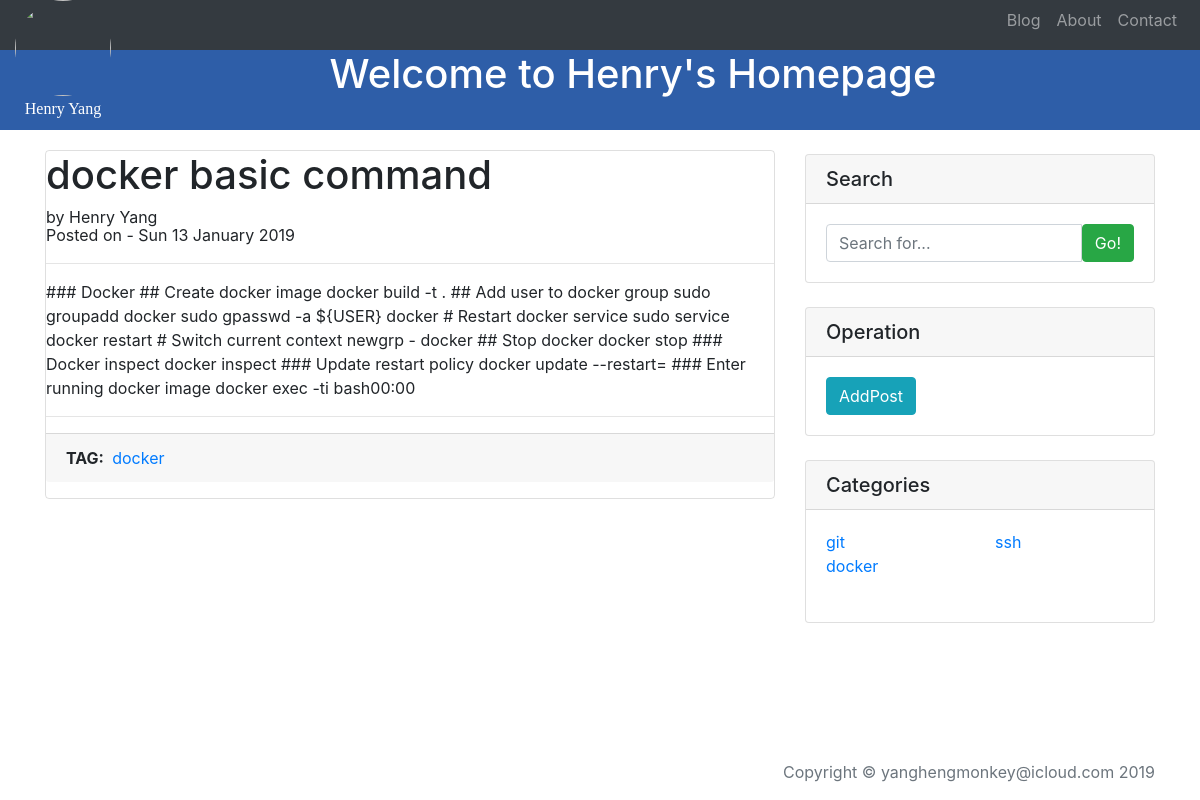
The app's page /blog/4/ with its own data.
### blog/models.py (models this page shows, shortened)
class Post(models.Model):
    title = models.CharField( max_length=200)
    author = models.CharField(max_length=50, default='Henry Yang')
    created_date = models.DateTimeField( default= timezone.now )
    published_date = models.DateTimeField( default= timezone.now )
    content = HTMLField( )
    post_logo = models.FileField(max_length=100, default='', blank=True)
    tags = TaggableManager()

### blog/views.py (the view)
# urls.py: url(r'^(?P<pk>[0-9]+)/$', views.PostDetailView.as_view(), name='detail'),
class PostDetailView(DetailView):
    model = Post
    template_name = 'blog/detail.html'
    def get_context_data(self, **kwargs):
        context = super().get_context_data(**kwargs)
        context['tags'] = Tag.objects.all()
        return context

### blog/templates/blog/detail.html (shortened to what this page needs)
{% extends 'base/base.html' %}
{% block body %}
    <div class='container'>
        <div class="row">
            <div class="col-sm-8">
                <div style="
                            background-clip:border-box;
                            border: 1px solid rgba(0,0,0,0.125);
                            border-radius: 0.25rem;
                            position:relative;
                            margin-top: 20px;
                            display: -ms-flexbox;
                            -ms-flex-direction: column;
                            flex-direction: column;
                            ">
                    <h1 class="card-title">{{ post.title }}</h1>
                    <p class="card-subtitle">by {{ post.author }}
                    </p>
                    <p class="card-subtitle">Posted on - {{ post.published_date|date:'D d F Y' }}</p>
                    <hr>
                    <p clas="card-body">{{ post.content|safe }}</p>
                    <hr>
                    <p class="card-footer"><b>TAG:&nbsp</b>
                        {% for tag in post.tags.all %}
                        <a href="{% url 'blog:tagpage' tag %}">{{ tag }}
                        </a>
                        {% endfor %}
                    </p>
                </div>
            </div>
            {% include 'blog/sidebar.html' %}
        </div>
    </div>
{% endblock %}

### blog/templates/blog/category_card.html (shortened to what this page needs)
<div class="card my-4">
     <h5 class="card-header">Categories</h5>
     <div class="card-body">
         {% for tag in tags %}
         {% if forloop.counter0|divisibleby:2 %}
         <div class="row">
         {% endif %}
             <div class="col-lg-6">
                 <ul class="list-unstyled mb-0">
                     <li>
                         <a href="{% url 'blog:tagpage' tag %}">{{ tag }}</a>
                     </li>
                 </ul>
             </div>
         {% if forloop.counter|divisibleby:2 or forloop.last %}
         </div>
         {% endif %}
         {% endfor %}
     </div>
    <br>
</div>

### home/static/home/home_style.css (style rules this page uses)
body { background: white url("images/background.png"); }

### records on screen
Post: title "docker basic command", author "Henry Yang", published_date "Sun 13 January 2019", content "### Docker ## Create docker image docker build -t . ## Add user to docker group sudo groupadd docker sudo gpasswd -a ${USER} docker # Restart docker service sudo service docker restart # Switch current context newgrp - docker ## Stop docker docker stop ### Docker inspect docker inspect ### Update restart policy docker update --restart= ### Enter running docker image docker exec -ti bash00:00"
Tag: name "docker"
Tag: name "git"
Tag: name "ssh"
